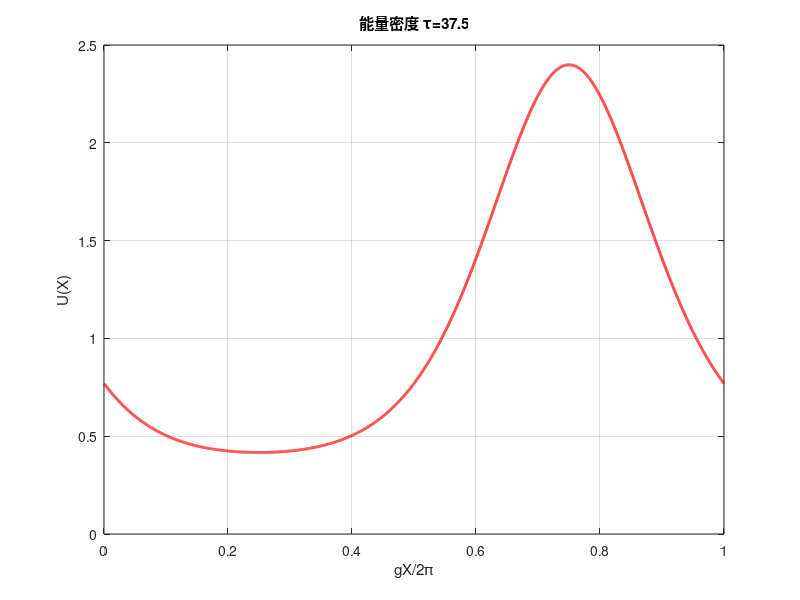
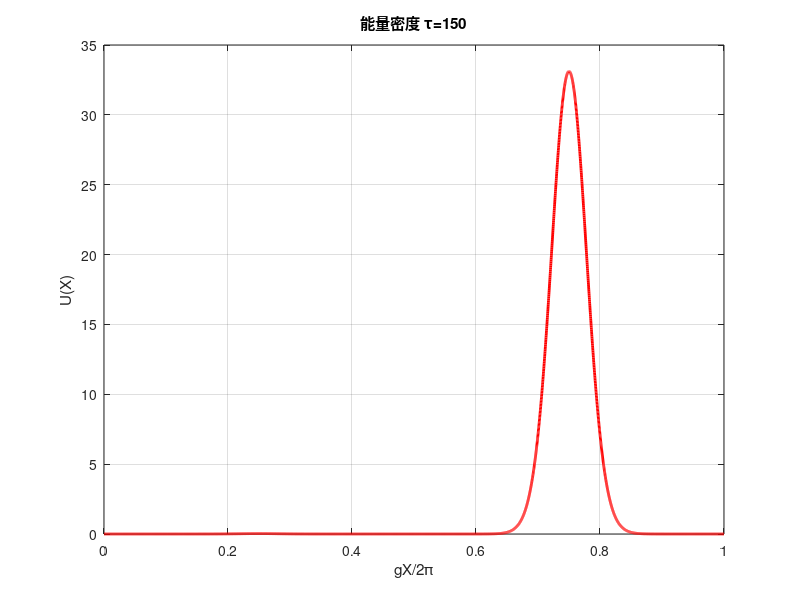
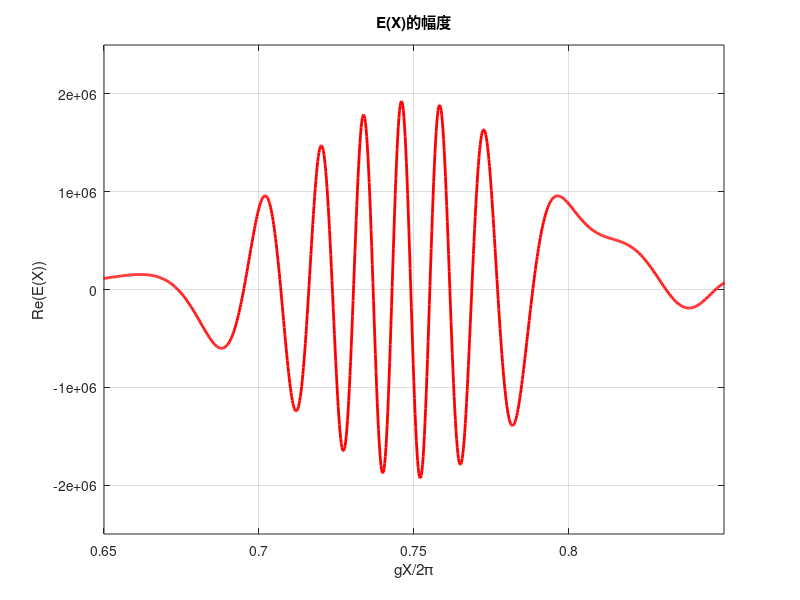
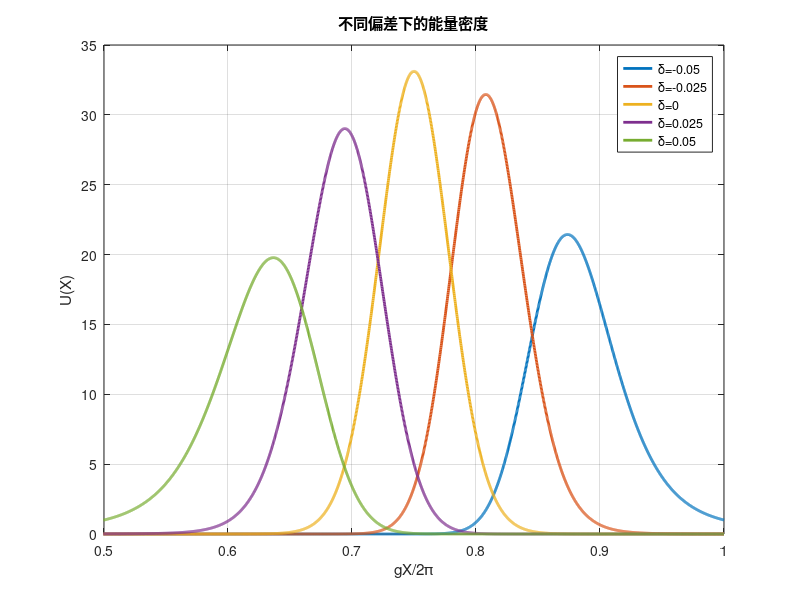

Recreate these plots in MATLAB, in order.
%% 复现JOSB的图
clear
clc
close all

%% 参数定义
delta = 0; %偏差
alpha = 0.05; %调制强度
Omega = 0.07 * 1e9; %调制频率
omega = 1 * 1e9; %输入频率
eps1 = 1;
eps0 = 8.854e-12;
c = 3e8;
cg = (1 + delta) * c / sqrt(eps1);
g = Omega / cg; %调制空间频率

%% 计算
X = linspace(0, 2 * pi / g, 5000);
%图A
tau = 37.5;
UA = exp(-g * (2 + delta) * alpha * sin(g * X) * tau - (delta + alpha * cos(g * X)) .^ 2/2 / alpha ^ 2 * (-1 - 2 * alpha * g * tau + exp(2 * alpha * g * tau)) ...
    +delta * (delta + alpha * cos(g * X)) * 2 / alpha ^ 2 * (-1 - alpha * g * tau + exp(alpha * g * tau)));

%图B
tau = 150;
UB = exp(-g * (2 + delta) * alpha * sin(g * X) * tau - (delta + alpha * cos(g * X)) .^ 2/2 / alpha ^ 2 * (-1 - 2 * alpha * g * tau + exp(2 * alpha * g * tau)) ...
    +delta * (delta + alpha * cos(g * X)) * 2 / alpha ^ 2 * (-1 - alpha * g * tau + exp(alpha * g * tau)));

%图C
tau = 150;
eps = eps1 * (1 + 2 * alpha * cos(g * X));
absE = sqrt(UB ./ eps / eps0); %场的模
btau = 1 / sqrt(-1/4 -1/2 * alpha * g * tau +1/4 * exp(2 * alpha * g * tau));
k1 = omega / c / sqrt(eps1);
x0tau = (g * X - 3 * pi / 2) / btau;
phaseE = k1 * exp(-g * alpha * sin(g * X) * tau) .* sqrt(pi) / 2 / g * btau .* (1 + erf(x0tau));
E = absE .* exp(1i * phaseE);

%图D
tau = 150;
UD = zeros(5, length(X));
deltalist = [-0.05, -0.025, 0, 0.025, 0.05];

for i = 1:length(deltalist)
    delta = deltalist(i);
    cg = (1 + delta) * c / sqrt(eps1);
    g = Omega / cg; %调制空间频率
    X = linspace(0, 2 * pi / g, 5000);
    UD(i, :) = exp(-g * (2 + delta) * alpha * sin(g * X) * tau - (delta + alpha * cos(g * X)) .^ 2/2 / alpha ^ 2 * (-1 - 2 * alpha * g * tau + exp(2 * alpha * g * tau)) ...
        +delta * (delta + alpha * cos(g * X)) * 2 / alpha ^ 2 * (-1 - alpha * g * tau + exp(alpha * g * tau)));

end

%% 绘图
h1 = figure;
plot(g * X / 2 / pi, UA, 'r-', 'LineWidth', 2)
xlim([0 1])
xlabel('gX/2\pi')
ylabel('U(X)')
grid on
title('能量密度 \tau=37.5')

h2 = figure;
plot(g * X / 2 / pi, UB, 'r-', 'LineWidth', 2)
xlim([0 1])
xlabel('gX/2\pi')
ylabel('U(X)')
grid on
title('能量密度 \tau=150')

h3 = figure;
plot(g * X / 2 / pi, real(E(:)), 'r-', 'LineWidth', 2)
xlim([0.65, 0.85])
ylim([-2.5e6, 2.5e6])
xlabel('gX/2\pi')
ylabel('Re(E(X))')
grid on
title('E(X)的幅度')

h4 = figure;
plot(g * X / 2 / pi, UD, 'LineWidth', 2)
xlim([0.5 1])
xlabel('gX/2\pi')
ylabel('U(X)')
grid on
legend('\delta=-0.05', '\delta=-0.025', '\delta=0', '\delta=0.025', '\delta=0.05')
title('不同偏差下的能量密度')
